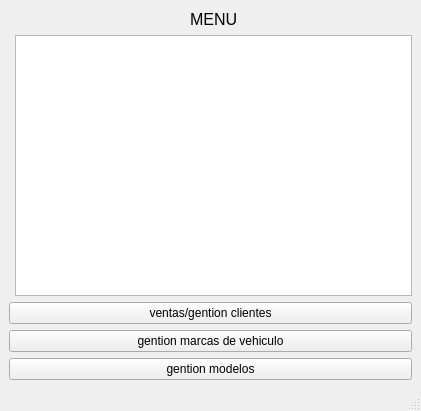
<?xml version="1.0" encoding="UTF-8"?>
<ui version="4.0">
 <class>MainWindow</class>
 <widget class="QMainWindow" name="MainWindow">
  <property name="geometry">
   <rect>
    <x>0</x>
    <y>0</y>
    <width>421</width>
    <height>411</height>
   </rect>
  </property>
  <property name="windowTitle">
   <string>MainWindow</string>
  </property>
  <widget class="QWidget" name="centralwidget">
   <layout class="QGridLayout" name="gridLayout">
    <item row="0" column="2">
     <widget class="QLabel" name="labeltitulo">
      <property name="font">
       <font>
        <pointsize>12</pointsize>
       </font>
      </property>
      <property name="text">
       <string>MENU</string>
      </property>
     </widget>
    </item>
    <item row="3" column="0" colspan="4">
     <widget class="QPushButton" name="BotonClientes">
      <property name="text">
       <string>ventas/gention clientes</string>
      </property>
     </widget>
    </item>
    <item row="4" column="0" colspan="4">
     <widget class="QPushButton" name="BotonMarcas">
      <property name="text">
       <string>gention marcas de vehiculo</string>
      </property>
     </widget>
    </item>
    <item row="7" column="0" colspan="4">
     <widget class="QPushButton" name="BotonModelos">
      <property name="text">
       <string>gention modelos</string>
      </property>
     </widget>
    </item>
    <item row="0" column="1">
     <layout class="QVBoxLayout" name="verticalLayout">
      <item>
       <spacer name="horizontalSpacer">
        <property name="orientation">
         <enum>Qt::Horizontal</enum>
        </property>
        <property name="sizeHint" stdset="0">
         <size>
          <width>40</width>
          <height>20</height>
         </size>
        </property>
       </spacer>
      </item>
     </layout>
    </item>
    <item row="0" column="3">
     <spacer name="horizontalSpacer_2">
      <property name="orientation">
       <enum>Qt::Horizontal</enum>
      </property>
      <property name="sizeHint" stdset="0">
       <size>
        <width>40</width>
        <height>20</height>
       </size>
      </property>
     </spacer>
    </item>
    <item row="1" column="1" colspan="3">
     <widget class="QGraphicsView" name="graphicsView"/>
    </item>
   </layout>
  </widget>
  <widget class="QStatusBar" name="statusbar"/>
 </widget>
 <resources/>
 <connections/>
</ui>
